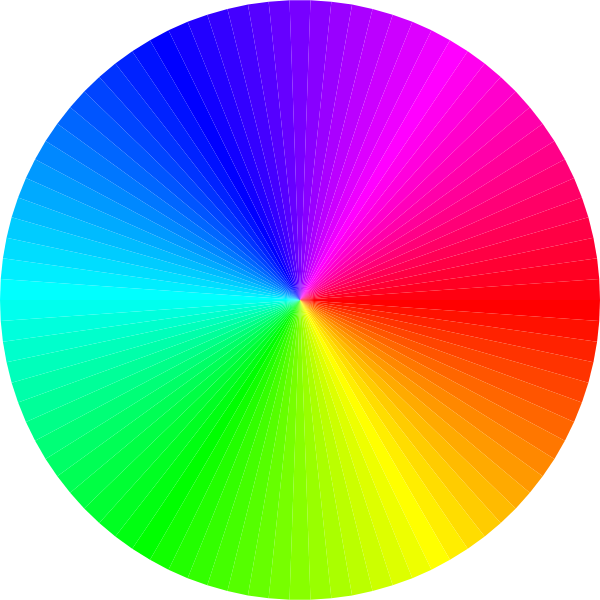
Frame 1 (no input)
Frame 60 (no input): identical to frame 1, image omitted
Frame 120 (the mouse pressed at the canvas centre since frame 60): identical to frame 1, image omitted

The p5.js sketch that drew this single still picture (run headless with seeded random() and noise() and a simulated clock; from frame 60 on, the mouse is pressed at the canvas centre):

// p5.js sketch
// ── sketch.js
// https://editor.p5js.org/jht1493/sketches/BryZ91oyE
//

let segmentCount = 80;
let radius;

function setup() { 
  createCanvas(600, 600);
  radius = 300;
  noStroke();
  
  colorMode(HSB, 360, width, height);
  background('white');
  
  var angleStep = floor(360 / segmentCount);
  
  beginShape(TRIANGLE_FAN);
  vertex(width / 2, height / 2);
  for(var angle = 0; angle <= 360; angle += angleStep) {
    console.log('----------------');
    
    var vx = width / 2 + cos(radians(angle)) * radius;
    console.log(radians(angle));
    console.log(cos(radians(angle)));
    console.log(cos(radians(angle))*radius);
    
    var vy = width / 2 + sin(radians(angle)) * radius;
    console.log(radians(angle));
    console.log(sin(radians(angle)));
    console.log(sin(radians(angle))*radius);
    vertex(vx, vy);
    //fill(angle, mouseX, mouseY);
    fill(angle, 600, 600);
    
    console.log('----------------');
  } // end of for loop
  endShape();
} 

function draw() { 
  
}


// https://editor.p5js.org/dfeusse/sketches/Sk9r9hb2W
